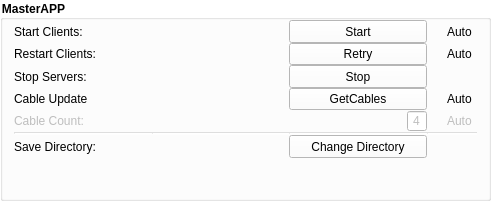
                       <widget class="QGroupBox" name="groupBox">
                        <property name="geometry">
                         <rect>
                          <x>0</x>
                          <y>0</y>
                          <width>491</width>
                          <height>201</height>
                         </rect>
                        </property>
                        <property name="font">
                         <font>
                          <weight>75</weight>
                          <bold>true</bold>
                         </font>
                        </property>
                        <property name="styleSheet">
                         <string notr="true">background-color: rgba(255, 255, 255, 100);
border-color: rgb(255, 255, 255);</string>
                        </property>
                        <property name="title">
                         <string>MasterAPP</string>
                        </property>
                        <property name="alignment">
                         <set>Qt::AlignLeading|Qt::AlignLeft|Qt::AlignVCenter</set>
                        </property>
                        <property name="flat">
                         <bool>true</bool>
                        </property>
                        <layout class="QGridLayout" name="gridLayout_13">
                         <property name="topMargin">
                          <number>0</number>
                         </property>
                         <property name="bottomMargin">
                          <number>0</number>
                         </property>
                         <property name="spacing">
                          <number>0</number>
                         </property>
                         <item row="1" column="2">
                          <widget class="QPushButton" name="pb_retry">
                           <property name="sizePolicy">
                            <sizepolicy hsizetype="Expanding" vsizetype="Expanding">
                             <horstretch>0</horstretch>
                             <verstretch>0</verstretch>
                            </sizepolicy>
                           </property>
                           <property name="toolTip">
                            <string>&lt;html&gt;&lt;head/&gt;&lt;body&gt;&lt;p&gt;This button manually restarts the MasterApp Clients during runtime.&lt;/p&gt;&lt;/body&gt;&lt;/html&gt;</string>
                           </property>
                           <property name="styleSheet">
                            <string notr="true">background-color: rgb(255, 255, 255);</string>
                           </property>
                           <property name="text">
                            <string>Retry</string>
                           </property>
                          </widget>
                         </item>
                         <item row="5" column="2">
                          <widget class="Line" name="line_3">
                           <property name="orientation">
                            <enum>Qt::Horizontal</enum>
                           </property>
                          </widget>
                         </item>
                         <item row="5" column="3">
                          <widget class="Line" name="line_6">
                           <property name="sizePolicy">
                            <sizepolicy hsizetype="Preferred" vsizetype="Maximum">
                             <horstretch>0</horstretch>
                             <verstretch>0</verstretch>
                            </sizepolicy>
                           </property>
                           <property name="orientation">
                            <enum>Qt::Horizontal</enum>
                           </property>
                          </widget>
                         </item>
                         <item row="6" column="2">
                          <widget class="QPushButton" name="pb_changeDir">
                           <property name="sizePolicy">
                            <sizepolicy hsizetype="Expanding" vsizetype="Expanding">
                             <horstretch>0</horstretch>
                             <verstretch>0</verstretch>
                            </sizepolicy>
                           </property>
                           <property name="toolTip">
                            <string>&lt;html&gt;&lt;head/&gt;&lt;body&gt;&lt;p&gt;This button opens option to set new directory.&lt;/p&gt;&lt;/body&gt;&lt;/html&gt;</string>
                           </property>
                           <property name="styleSheet">
                            <string notr="true">background-color: rgb(255, 255, 255);</string>
                           </property>
                           <property name="text">
                            <string>Change Directory</string>
                           </property>
                          </widget>
                         </item>
                         <item row="3" column="0">
                          <widget class="QLabel" name="label_12">
                           <property name="toolTip">
                            <string/>
                           </property>
                           <property name="styleSheet">
                            <string notr="true">background-color:transparent</string>
                           </property>
                           <property name="text">
                            <string>Cable Update</string>
                           </property>
                          </widget>
                         </item>
                         <item row="1" column="3">
                          <widget class="QCheckBox" name="cb_auto_retry">
                           <property name="minimumSize">
                            <size>
                             <width>50</width>
                             <height>0</height>
                            </size>
                           </property>
                           <property name="toolTip">
                            <string>&lt;html&gt;&lt;head/&gt;&lt;body&gt;&lt;p&gt;This variable automatically restarts the MasterApp Clients after losing connections with servers.&lt;/p&gt;&lt;/body&gt;&lt;/html&gt;</string>
                           </property>
                           <property name="styleSheet">
                            <string notr="true">background-color:transparent</string>
                           </property>
                           <property name="text">
                            <string>Auto</string>
                           </property>
                           <property name="checked">
                            <bool>false</bool>
                           </property>
                          </widget>
                         </item>
                         <item row="4" column="0">
                          <widget class="QLabel" name="label_16">
                           <property name="enabled">
                            <bool>false</bool>
                           </property>
                           <property name="toolTip">
                            <string>&lt;html&gt;&lt;head/&gt;&lt;body&gt;&lt;p&gt;This variable controls the number of Cables that will be loaded from the servers.&lt;/p&gt;&lt;/body&gt;&lt;/html&gt;</string>
                           </property>
                           <property name="styleSheet">
                            <string notr="true">background-color:transparent</string>
                           </property>
                           <property name="text">
                            <string>Cable Count:</string>
                           </property>
                          </widget>
                         </item>
                         <item row="3" column="2">
                          <widget class="QPushButton" name="pb_updateCables">
                           <property name="sizePolicy">
                            <sizepolicy hsizetype="Expanding" vsizetype="Expanding">
                             <horstretch>0</horstretch>
                             <verstretch>0</verstretch>
                            </sizepolicy>
                           </property>
                           <property name="toolTip">
                            <string>&lt;html&gt;&lt;head/&gt;&lt;body&gt;&lt;p&gt;This button manually updates cables, or triggers the automatic PLC Cable update&lt;/p&gt;&lt;p&gt;&lt;br/&gt;&lt;/p&gt;&lt;/body&gt;&lt;/html&gt;</string>
                           </property>
                           <property name="styleSheet">
                            <string notr="true">background-color: rgb(255, 255, 255);</string>
                           </property>
                           <property name="text">
                            <string>GetCables</string>
                           </property>
                          </widget>
                         </item>
                         <item row="3" column="3">
                          <widget class="QCheckBox" name="cb_auto_cableUpdate">
                           <property name="minimumSize">
                            <size>
                             <width>50</width>
                             <height>0</height>
                            </size>
                           </property>
                           <property name="toolTip">
                            <string>&lt;html&gt;&lt;head/&gt;&lt;body&gt;&lt;p&gt;This variable decides if GetCable triggers update loop, or only sends a single request for cable update. Also, automatically triggers during start if enabled.&lt;/p&gt;&lt;p&gt;!First activation delays the update to the next minute!&lt;/p&gt;&lt;/body&gt;&lt;/html&gt;</string>
                           </property>
                           <property name="styleSheet">
                            <string notr="true">background-color:transparent</string>
                           </property>
                           <property name="text">
                            <string>Auto</string>
                           </property>
                           <property name="checked">
                            <bool>false</bool>
                           </property>
                          </widget>
                         </item>
                         <item row="2" column="2">
                          <widget class="QPushButton" name="pb_stopClients">
                           <property name="sizePolicy">
                            <sizepolicy hsizetype="Expanding" vsizetype="Expanding">
                             <horstretch>0</horstretch>
                             <verstretch>0</verstretch>
                            </sizepolicy>
                           </property>
                           <property name="toolTip">
                            <string>&lt;html&gt;&lt;head/&gt;&lt;body&gt;&lt;p&gt;This button interrupts retry and disables listeners and update loop.&lt;/p&gt;&lt;/body&gt;&lt;/html&gt;</string>
                           </property>
                           <property name="styleSheet">
                            <string notr="true">background-color: rgb(255, 255, 255);</string>
                           </property>
                           <property name="text">
                            <string>Stop</string>
                           </property>
                          </widget>
                         </item>
                         <item row="0" column="3">
                          <widget class="QCheckBox" name="cb_auto_startClients">
                           <property name="minimumSize">
                            <size>
                             <width>50</width>
                             <height>0</height>
                            </size>
                           </property>
                           <property name="toolTip">
                            <string>&lt;html&gt;&lt;head/&gt;&lt;body&gt;&lt;p&gt;This variable automatically starts the MasterApp Clients after MasterAPP startup.&lt;/p&gt;&lt;/body&gt;&lt;/html&gt;</string>
                           </property>
                           <property name="styleSheet">
                            <string notr="true">background-color:transparent;</string>
                           </property>
                           <property name="text">
                            <string>Auto</string>
                           </property>
                           <property name="checked">
                            <bool>false</bool>
                           </property>
                          </widget>
                         </item>
                         <item row="2" column="0">
                          <widget class="QLabel" name="label_13">
                           <property name="toolTip">
                            <string/>
                           </property>
                           <property name="styleSheet">
                            <string notr="true">background-color:transparent</string>
                           </property>
                           <property name="text">
                            <string>Stop Servers:</string>
                           </property>
                          </widget>
                         </item>
                         <item row="6" column="0">
                          <widget class="QLabel" name="label_20">
                           <property name="toolTip">
                            <string>&lt;html&gt;&lt;head/&gt;&lt;body&gt;&lt;p&gt;This variable controls where the state data will be saved.&lt;/p&gt;&lt;p&gt;&lt;br/&gt;&lt;/p&gt;&lt;/body&gt;&lt;/html&gt;</string>
                           </property>
                           <property name="styleSheet">
                            <string notr="true">background-color:transparent</string>
                           </property>
                           <property name="text">
                            <string>Save Directory:</string>
                           </property>
                          </widget>
                         </item>
                         <item row="0" column="2">
                          <widget class="QPushButton" name="pb_startClients">
                           <property name="sizePolicy">
                            <sizepolicy hsizetype="Expanding" vsizetype="Expanding">
                             <horstretch>0</horstretch>
                             <verstretch>0</verstretch>
                            </sizepolicy>
                           </property>
                           <property name="toolTip">
                            <string>&lt;html&gt;&lt;head/&gt;&lt;body&gt;&lt;p&gt;This button manually starts the MasterApp Clients.&lt;/p&gt;&lt;p&gt;1. Tests connection for enabled addresses&lt;/p&gt;&lt;p&gt;2. Starts listeners&lt;/p&gt;&lt;p&gt;3. Updates cables from enabled servers&lt;/p&gt;&lt;p&gt;4. PLC update loop, and listens for API updates&lt;/p&gt;&lt;/body&gt;&lt;/html&gt;</string>
                           </property>
                           <property name="styleSheet">
                            <string notr="true">background-color: rgb(255, 255, 255);</string>
                           </property>
                           <property name="text">
                            <string>Start</string>
                           </property>
                          </widget>
                         </item>
                         <item row="4" column="3">
                          <widget class="QCheckBox" name="cb_auto_cableCount">
                           <property name="enabled">
                            <bool>false</bool>
                           </property>
                           <property name="minimumSize">
                            <size>
                             <width>50</width>
                             <height>0</height>
                            </size>
                           </property>
                           <property name="toolTip">
                            <string>&lt;html&gt;&lt;head/&gt;&lt;body&gt;&lt;p&gt;This variable automatically gets the max amount of Cables from the servers after successful connection.&lt;/p&gt;&lt;/body&gt;&lt;/html&gt;</string>
                           </property>
                           <property name="styleSheet">
                            <string notr="true">background-color:transparent</string>
                           </property>
                           <property name="text">
                            <string>Auto</string>
                           </property>
                           <property name="checked">
                            <bool>false</bool>
                           </property>
                          </widget>
                         </item>
                         <item row="5" column="1">
                          <widget class="Line" name="line">
                           <property name="sizePolicy">
                            <sizepolicy hsizetype="Expanding" vsizetype="Fixed">
                             <horstretch>0</horstretch>
                             <verstretch>0</verstretch>
                            </sizepolicy>
                           </property>
                           <property name="orientation">
                            <enum>Qt::Horizontal</enum>
                           </property>
                          </widget>
                         </item>
                         <item row="7" column="0">
                          <spacer name="verticalSpacer_6">
                           <property name="orientation">
                            <enum>Qt::Vertical</enum>
                           </property>
                           <property name="sizeHint" stdset="0">
                            <size>
                             <width>20</width>
                             <height>40</height>
                            </size>
                           </property>
                          </spacer>
                         </item>
                         <item row="5" column="0">
                          <widget class="Line" name="line_4">
                           <property name="sizePolicy">
                            <sizepolicy hsizetype="Expanding" vsizetype="Fixed">
                             <horstretch>0</horstretch>
                             <verstretch>0</verstretch>
                            </sizepolicy>
                           </property>
                           <property name="orientation">
                            <enum>Qt::Horizontal</enum>
                           </property>
                          </widget>
                         </item>
                         <item row="1" column="0">
                          <widget class="QLabel" name="label_15">
                           <property name="toolTip">
                            <string/>
                           </property>
                           <property name="styleSheet">
                            <string notr="true">background-color:transparent</string>
                           </property>
                           <property name="text">
                            <string>Restart Clients:</string>
                           </property>
                          </widget>
                         </item>
                         <item row="0" column="0">
                          <widget class="QLabel" name="label_11">
                           <property name="toolTip">
                            <string/>
                           </property>
                           <property name="styleSheet">
                            <string notr="true">background-color:transparent</string>
                           </property>
                           <property name="text">
                            <string>Start Clients:</string>
                           </property>
                          </widget>
                         </item>
                         <item row="4" column="2">
                          <layout class="QHBoxLayout" name="horizontalLayout_2">
                           <item>
                            <spacer name="horizontalSpacer_6">
                             <property name="orientation">
                              <enum>Qt::Horizontal</enum>
                             </property>
                             <property name="sizeHint" stdset="0">
                              <size>
                               <width>40</width>
                               <height>20</height>
                              </size>
                             </property>
                            </spacer>
                           </item>
                           <item>
                            <widget class="QSpinBox" name="sb_cableCount">
                             <property name="enabled">
                              <bool>false</bool>
                             </property>
                             <property name="sizePolicy">
                              <sizepolicy hsizetype="Expanding" vsizetype="Fixed">
                               <horstretch>0</horstretch>
                               <verstretch>0</verstretch>
                              </sizepolicy>
                             </property>
                             <property name="maximumSize">
                              <size>
                               <width>20</width>
                               <height>16777215</height>
                              </size>
                             </property>
                             <property name="styleSheet">
                              <string notr="true">background-color:white</string>
                             </property>
                             <property name="alignment">
                              <set>Qt::AlignRight|Qt::AlignTrailing|Qt::AlignVCenter</set>
                             </property>
                             <property name="buttonSymbols">
                              <enum>QAbstractSpinBox::NoButtons</enum>
                             </property>
                             <property name="value">
                              <number>4</number>
                             </property>
                            </widget>
                           </item>
                          </layout>
                         </item>
                        </layout>
                       </widget>
